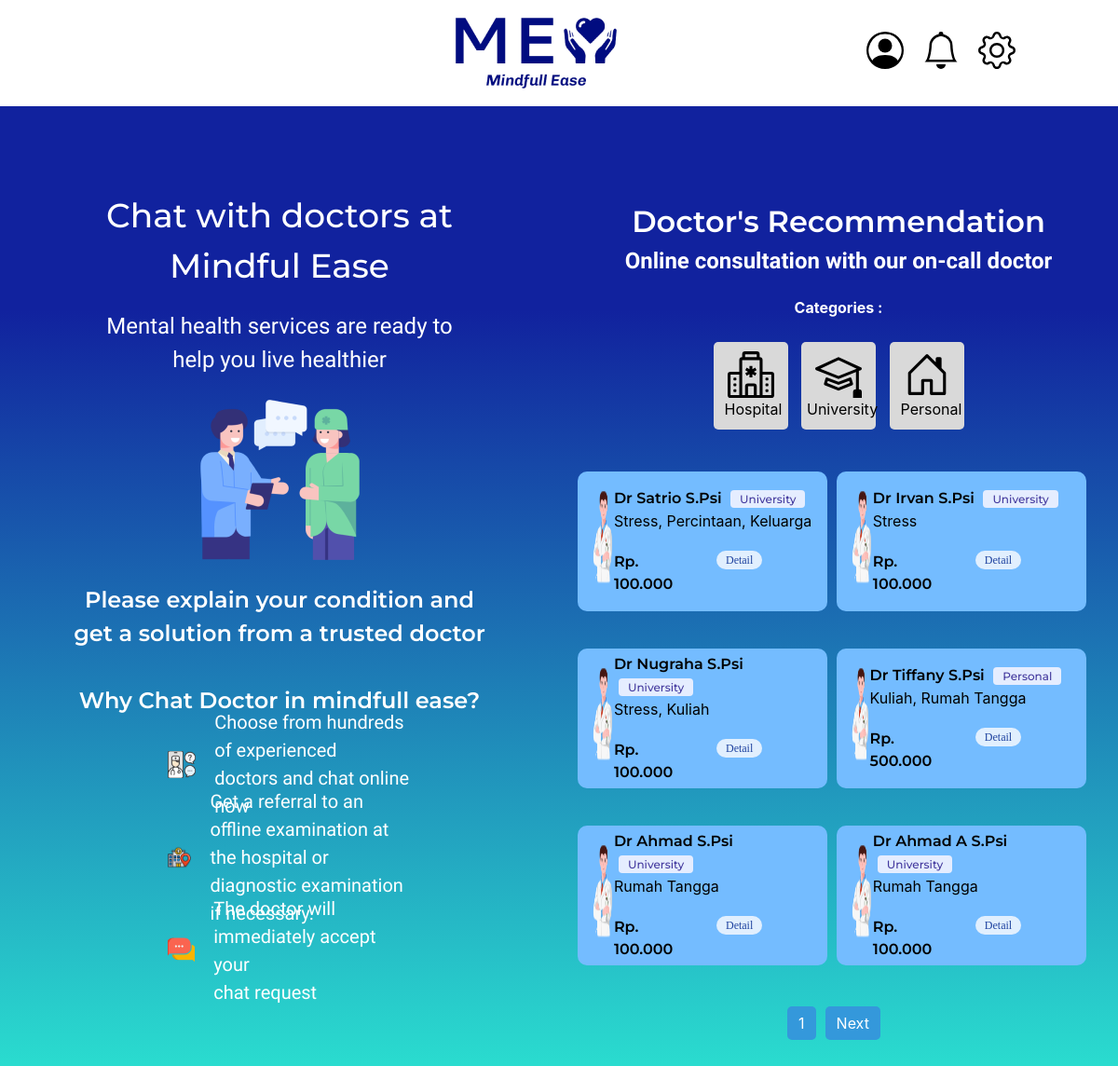
The page /public/dokter (signed in) on the database its author committed.
### tables this page shows
CREATE TABLE `psikolog` (
  `id_psikolog` int NOT NULL,
  `id_akun` int DEFAULT NULL,
  `id_kategori` int DEFAULT NULL,
  `nama_psikolog` varchar(225) DEFAULT NULL,
  `deskripsi_psikolog` varchar(225) DEFAULT NULL,
  `gender_psikolog` varchar(225) DEFAULT NULL,
  `harga_psikolog` int DEFAULT NULL,
  `keahlian_psikolog` varchar(225) DEFAULT NULL,
  `nomer_handphone_psikolog` varchar(225) DEFAULT NULL
);

CREATE TABLE `kategori` (
  `id_kategori` int NOT NULL,
  `nama_kategori` varchar(225) DEFAULT NULL
);

### app/core/Controller.php (called while the page is built, shortened)
<?php
class Controller
{
    public function view ($view, $data = [])
    {
        require_once '../app/views/' . $view . '.php';
    }
    public function model($model)
    {
        return new $model;
    }
}

### app/core/App.php (called while the page is built, shortened)
<?php
class App
{
    protected $method = 'index';
    protected $params = [];
    public function __construct()
    {
        $this->controller = new $this->controller;
        call_user_func_array ([$this->controller, $this->method], $this->params);
    }
}

### public/index.php (called while the page is built, shortened)
<?php
$app = new App;

### app/core/Database.php (called while the page is built, shortened)
<?php
class Database
{
    private $host = DB_HOST;
    private $user = DB_USER;
    private $pass = DB_PASS;
    private $db_name = DB_NAME;
    private $dbh;
    private $stmt;
    public function __construct()
    {
        $dsn = 'mysql:host='.$this->host.';dbname='.$this->db_name;
        $option = [
            PDO::ATTR_PERSISTENT => true,
            PDO::ATTR_ERRMODE => PDO::ERRMODE_EXCEPTION
        ];
        try
        {
            $this->dbh = new PDO($dsn, $this->user, $this->pass, $option);
        } catch (PDOException $e)
        {
            die($e->getMessage());
        }
    }
    public function query($query)
    {
        $this->stmt = $this->dbh->prepare($query);
    }
    public function execute()
    {
        $this->stmt->execute();
    }
    public function resultSet()
    {
        $this->execute();
        return $this->stmt->fetchAll(PDO::FETCH_ASSOC);
    }
}

### app/models/Dokter_model.php (called while the page is built, shortened)
<?php
class Dokter_model
{
    private $db;
    public function __construct()
    {
        $this->db = new Database;
    }
    public function getItems($offset, $limit)
    {
        $query = "SELECT * FROM psikolog join kategori on kategori.id_kategori = psikolog.id_kategori limit $offset,$limit";
        $this->db->query($query);
        return $this->db->resultSet();
    }
    public function getTotalItems()
    {
        $query = "SELECT COUNT(*) as total FROM psikolog";
        $this->db->query($query);
        return $this->db->single();
    }
}

### app/views/dokter/index.php (the view, shortened to what this page needs)
<div class="list-dokter">
    <div class="list-dokter-heading">
        Doctor's Recommendation
    </div>
    <div class="list-dokter-subheading">
        Online consultation with our on-call doctor
    </div>
    <div class="categori-heading">
        Categories :
    </div>
    <div class="list-dokter-categori">
        <div class="category-button-wrapper">
            <button class="custom-button" onclick="navigateTo('home')" id="homeBtn">
                <div class="categori-desc">Hospital</div>
            </button>
            <button class="custom-button" onclick="navigateTo('about')" id="aboutBtn">
                <div class="categori-desc" style="margin-left: -9px">
                    University
                </div>
            </button>
            <button class="custom-button" onclick="navigateTo('personal')" id="personalBtn">
                <div class="categori-desc">Personal</div>
            </button>
        </div>
    </div>
    <div class="list-dokter-wrapper">
        <?php foreach ($data['items'] as $item) : ?>
            <?php $harga = number_format($item["harga_psikolog"], 0, ',', '.'); ?>
            <div class="dokter-card-wrapper">
                <div class="dokter-card-img">
                    <img src="<?= BASEURL; ?>/img/7f866345d14fc027b9add8f66ab6b2c6-removebg-preview 2.png" alt="">
                </div>
                <div class="dokter-card-desc">
                    <div class="dokter-name">
                        <?php echo $item['nama_psikolog']; ?>
                        <span class="bg-indigo-100 text-indigo-800 text-xs font-medium me-2 px-2.5 py-0.5 rounded dark:bg-indigo-900 dark:text-indigo-300 marginleft-10"> <?php echo $item['nama_kategori']; ?></span>
                    </div>
                    <div class="dokter-desc">
                        <?php echo $item['keahlian_psikolog']; ?>
                    </div>
                    <div class="dokter-card-footer">
                        <div class="dokter-harga">
                            Rp. <?php echo $harga; ?>
                        </div>
                        <div class="dokter-btn">
                            <a href="<?= BASEURL?>/dokter/detail/<?= $item['id_psikolog']?> " class="btn btn-primary tombol-booking"><span class="bg-blue-100 text-blue-800 text-xs font-medium me-2 px-2.5 py-0.5 rounded-full dark:bg-blue-900 dark:text-blue-300">Detail</span></a>
                        </div>
                    </div>
                </div>
            </div>
        <?php endforeach; ?>
    </div>
    <div class="page">
        <ul>
            <li>
                <a href="">
                    <?php echo $data['currentPage']; ?>
                </a>
            </li>
            <?php if ($data['currentPage'] < $data['totalPages']) : ?>
                <li>
                    <a href="<?= BASEURL; ?>/dokter/<?php echo $data['currentPage'] + 1; ?>">
                        Next
                    </a>
                </li>
            <?php endif; ?>
        </ul>
    </div>
</div>

### app/views/template/header.php (shortened to what this page needs)
<!DOCTYPE html>
<html lang="en">
<head>
  <link href="https://cdnjs.cloudflare.com/ajax/libs/flowbite/2.2.0/flowbite.min.css" rel="stylesheet" />
    <link
      rel="stylesheet"
      href="https://code.jquery.com/ui/1.12.1/themes/base/jquery-ui.css"
    />
  <link href="<?= BASEURL; ?>/css/style.css" rel="stylesheet" />
</head>
<body>
  <nav class="bg-white border-gray-200 dark:bg-gray-900">
    <div class="max-w-screen-xxl flex flex-wrap items-center justify-between mx-auto p-4">
      <div class="flex md:order-2 space-x-3 md:space-x-0 rtl:space-x-reverse">
        <div class="p-menu">
        </div>
        <div class="p-menu">
        </div>
        <div class="p-menu">
          <button id="multiLevelDropdownButton" data-dropdown-toggle="multi-dropdown" type="button">
          </button>
        </div>
      </div>
      <div class="items-center justify-between hidden w-full md:flex md:w-auto md:order-1" id="navbar-cta">
        <a href="<?= BASEURL; ?>/main" class="flex items-center space-x-3 rtl:space-x-reverse">
          <img src="<?= BASEURL; ?>/img/WhatsApp_Image_2023-11-21_at_10.05 3.png" alt="Flowbite Logo">
        </a>
      </div>
    </div>
  </nav>

### app/controllers/Dokter.php (shortened to what this page needs)
<?php
class Dokter extends Controller
{
    public function index($page = 1)
    {
        $itemsPerPage = 6;
        $offset = ($page - 1) * $itemsPerPage;
        $items = $this->model('Dokter_model')->getItems($offset, $itemsPerPage);
        $totalItems  = $this->model('Dokter_model')->getTotalItems();
        $totalPages = ceil($totalItems['total'] / $itemsPerPage);
        $data['judul'] = 'List Dokter';
        $data['items'] = $items;
        $data['currentPage'] = $page;
        $data['totalPages'] = $totalPages;
        $this->view('template/header', $data);
        echo "<div class='dokter-wrapper'>";
        $this->view('template/sidebar', $data);
        $this->view('dokter/index', $data);
        echo "</div>";
        $this->view('template/footer');
    }
}

### app/views/template/sidebar.php
<div class="sidebar">
    <div class="sidebar-heading">
        Chat with doctors at <br />
        Mindful Ease
    </div>
    <div class="sidebar-subheading">
        Mental health services are ready to <br />
        help you live healthier
    </div>
    <div class="sidebar-img-wrapper">
        <div class="sidebar-img">
            <img src="<?= BASEURL; ?>/img/discussion 1.png" alt="" />
        </div>
    </div>
    <div class="sidebar-desc">
        Please explain your condition and <br />
        get a solution from a trusted doctor <br /><br />
        Why Chat Doctor in mindfull ease?
    </div>
    <div class="sidebar-list">
        <div class="sidebar-list-wrapper">
            <div class="sidebar-list-img">
                <img src="<?= BASEURL; ?>/img/phone 1 (1).png" alt="" />
            </div>
            <div class="sidebar-list-desc">
                Choose from hundreds of experienced <br />
                doctors and chat online now
            </div>
        </div>
    </div>
    <div class="sidebar-list">
        <div class="sidebar-list-wrapper">
            <div class="sidebar-list-img">
                <img src="<?= BASEURL; ?>/img/hospital 2.png" alt="" />
            </div>
            <div class="sidebar-list-desc">
                Get a referral to an offline examination at <br />the hospital or
                diagnostic examination if necessary.
            </div>
        </div>
    </div>
    <div class="sidebar-list">
        <div class="sidebar-list-wrapper">
            <div class="sidebar-list-img">
                <img src="<?= BASEURL; ?>/img/chat (1) 1.png" alt="" />
            </div>
            <div class="sidebar-list-desc">
                The doctor will immediately accept your <br />
                chat request
            </div>
        </div>
    </div>
</div>

### app/views/template/footer.php (shortened to what this page needs)
</body>
</html>

### public/css/style.css (style rules this page uses)
.btn { display: flex; justify-content: center; align-items: center; min-width: 150.52px; min-height: 16px; font-family: calibri; border: none; border-radius: 100px; cursor: pointer; font-weight: 400; text-decoration: none; transition: all 0.5s linear; }
.max-w-screen-xxl { padding-left: 100px; padding-right: 100px; }
a { text-decoration: none; }
.custom-button { padding: 10px 20px; background-color: #d9d9d9; width: 200px; margin: 5px; color: #000000; border: none; border-radius: 5px; cursor: pointer; transition: 0.3s; }
.p-menu { padding: 10px; }
.dokter-wrapper { padding-bottom: 100px; display: flex; justify-content: center; align-items: center; height: max-content; background: rgb(17, 34, 158); background: linear-gradient( 180deg, rgba(17, 34, 158, 1) 20%, rgba(44, 235, 211, 1) 100% ); }
.sidebar { height: max-content; width: 50%; }
.list-dokter { padding-top: 50px; height: max-content; width: 50%; }
.sidebar-heading { color: white; padding-top: 50px; text-align: center; font-size: 36px; font-weight: 500; font-family: "Montserrat", sans-serif; }
.sidebar-subheading { color: white; padding-top: 20px; font-size: 24px; text-align: center; font-weight: 400; font-family: 'Arima', system-ui; }
.sidebar-img-wrapper { padding-top: 20px; display: flex; justify-content: center; }
.sidebar-desc { color: white; padding-top: 20px; text-align: center; font-size: 24px; font-weight: 600; font-family: "Montserrat", sans-serif; }
.sidebar-list { padding: 20px; display: flex; justify-content: center; height: 100px; width: 100%; }
.sidebar-list-wrapper { margin: 20px; display: flex; align-items: center; height: 20px; width: 50%; }
.sidebar-list-img { margin: 10px; padding: 10px; }
.sidebar-list-img img { width: 100%; }
.sidebar-list-desc { color: white; font-size: 20px; font-family: 'Arima', system-ui; }
.list-dokter-heading { color: white; padding-top: 50px; text-align: center; font-size: 32px; font-weight: 600; font-family: "Montserrat", sans-serif; }
.list-dokter-subheading { color: white; text-align: center; font-size: 24px; font-weight: 700; font-family: 'Arima', system-ui; }
.list-dokter-categori { padding: 20px; display: flex; justify-content: center; align-items: center; }
.categori-heading { margin-top: 20px ; text-align: center; font-size: 16px; font-weight: bold; color: white; }
.custom-button { padding: 10px 15px; background-color: #d9d9d9; width: 80px; margin: 5px; color: #000000; border: none; border-radius: 5px; cursor: pointer; transition: 0.3s; }
.categori-desc { width: max-content; margin-left: -3px; }
.list-dokter-wrapper { display: flex; flex-wrap: wrap; padding: 15px; height: 600px; }
.dokter-card-wrapper { margin: 5px; display: flex; align-items: center; padding: 15px; height: 150px; width: 47%; background-color: #74BCFF; border-radius: 10px; }
.dokter-card-img { display: flex; height: 100%; width: 70px; }
.dokter-card-img img { width: 100%; height: 90%; }
.dokter-name { font-size: 16px; font-weight: 600; font-family: "Montserrat", sans-serif; }
.dokter-harga { font-size: 16px; font-weight: 600; font-family: "Montserrat", sans-serif; }
.dokter-card-footer { margin-top: 20px; display: flex; justify-content: space-between; }
.page { display: flex; justify-content: center; }
.page ul { list-style: none; padding: 0; display: flex; }
.page li { margin-right: 10px; }
.page a { text-decoration: none; padding: 8px 12px; background-color: #3498db; color: #fff; border-radius: 5px; }
.marginleft-10 { margin-left: 5px; }

### rows shown on the page
psikolog: nama_psikolog "Dr Satrio S.Psi", id_kategori.nama_kategori "University", keahlian_psikolog "Stress, Percintaan, Keluarga", harga_psikolog "100.000"
psikolog: nama_psikolog "Dr Irvan S.Psi", id_kategori.nama_kategori "University", keahlian_psikolog "Stress", harga_psikolog "100.000"
psikolog: nama_psikolog "Dr Nugraha S.Psi", id_kategori.nama_kategori "University", keahlian_psikolog "Stress, Kuliah", harga_psikolog "100.000"
psikolog: nama_psikolog "Dr Tiffany S.Psi", id_kategori.nama_kategori "Personal", keahlian_psikolog "Kuliah, Rumah Tangga", harga_psikolog "500.000"
psikolog: nama_psikolog "Dr Ahmad S.Psi", id_kategori.nama_kategori "University", keahlian_psikolog "Rumah Tangga", harga_psikolog "100.000"
psikolog: nama_psikolog "Dr Ahmad A S.Psi", id_kategori.nama_kategori "University", keahlian_psikolog "Rumah Tangga", harga_psikolog "100.000"

### other values the page prints
$data['currentPage'] "1"
